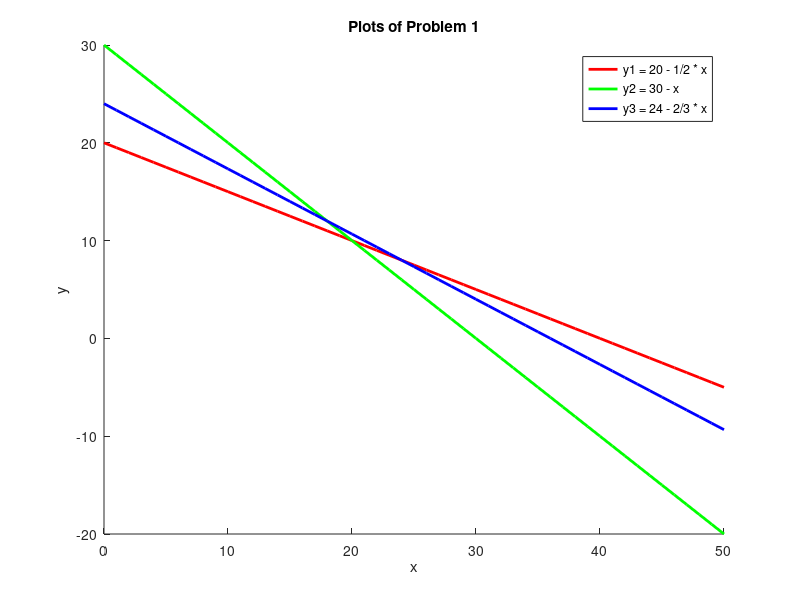

The MATLAB source for this figure: (Note: this script raises an error after producing the figure.)
%% Problem 1
x = 0:50;  % Range of x

% Constrains
y1 = 20 - (1/2) * x;
y2 = 30 - x;
y3 = 24 - (2/3) * x;

% Plot the functions
figure(1);
hold on;
plot(x, y1, 'r-', 'LineWidth', 2);
plot(x, y2, 'g-', 'LineWidth', 2);
plot(x, y3, 'b-', 'LineWidth', 2);

% Add labels and legend
xlabel('x');
ylabel('y');
title('Plots of Problem 1');
legend('y1 = 20 - 1/2 * x', 'y2 = 30 - x', 'y3 = 24 - 2/3 * x', 'Location', 'Best');

% Set intersection points (computed using geogebra)
i1 = [24 8];
i2 = [36 0];
i3 = [40 0];

% Fill the feasible area
x_fill = [i1(1), i2(1), i3(1)];
y_fill = [i1(2), i2(2), i3(2)];
fill(x_fill, y_fill, 'x', 'DisplayName', 'Feasible area');

% Set axis limits
xlim([0 45]);
ylim([0 45]);

grid on;
hold off;
%% Problem 2
x = 0:290;  % Range of x

% Constrains
y1 = 175 - (5/8) * x;
y2 = 265 - x;

% Plot the functions
figure(2);
hold on;
plot(x, y1, 'r-', 'LineWidth', 2);
plot(x, y2, 'g-', 'LineWidth', 2);

% Add labels and legend
xlabel('x');
ylabel('y');
title('Plots of Problem 2');
legend('y1 = 175 - (5/8) * x', 'y2 = 265 - x', 'Location', 'Best');

% Set intersection points (computed using geogebra)
i1 = [0 175];
i2 = [240 25];
i3 = [265 0];
i4 = [0 0];

% Fill the feasible area
x_fill = [i1(1), i2(1), i3(1), i4(1)]; 
y_fill = [i1(2), i2(2), i3(2), i4(2)]; 
fill(x_fill, y_fill, 'x', 'DisplayName', 'Feasible area'); 

% Set axis limits
xlim([0 290]);
ylim([0 200]);

grid on;
hold off;